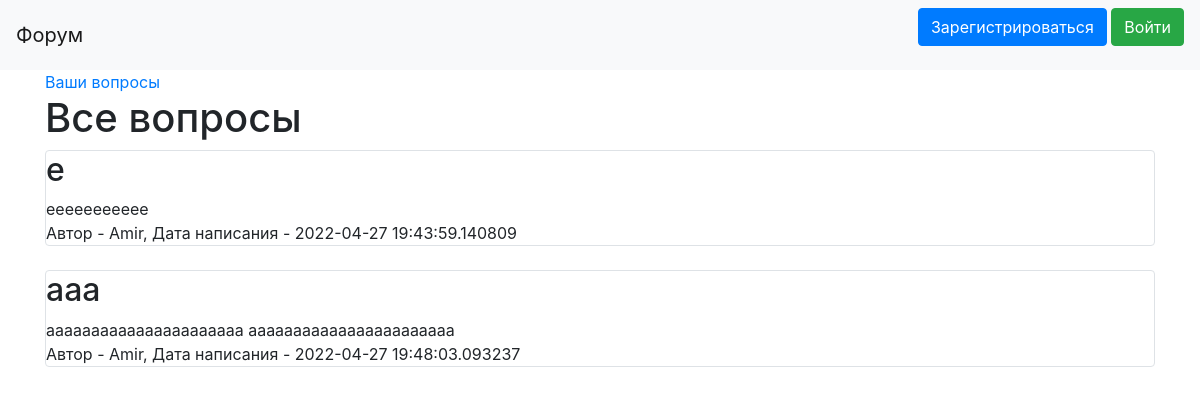
Page /all_questions on the earlier database version.
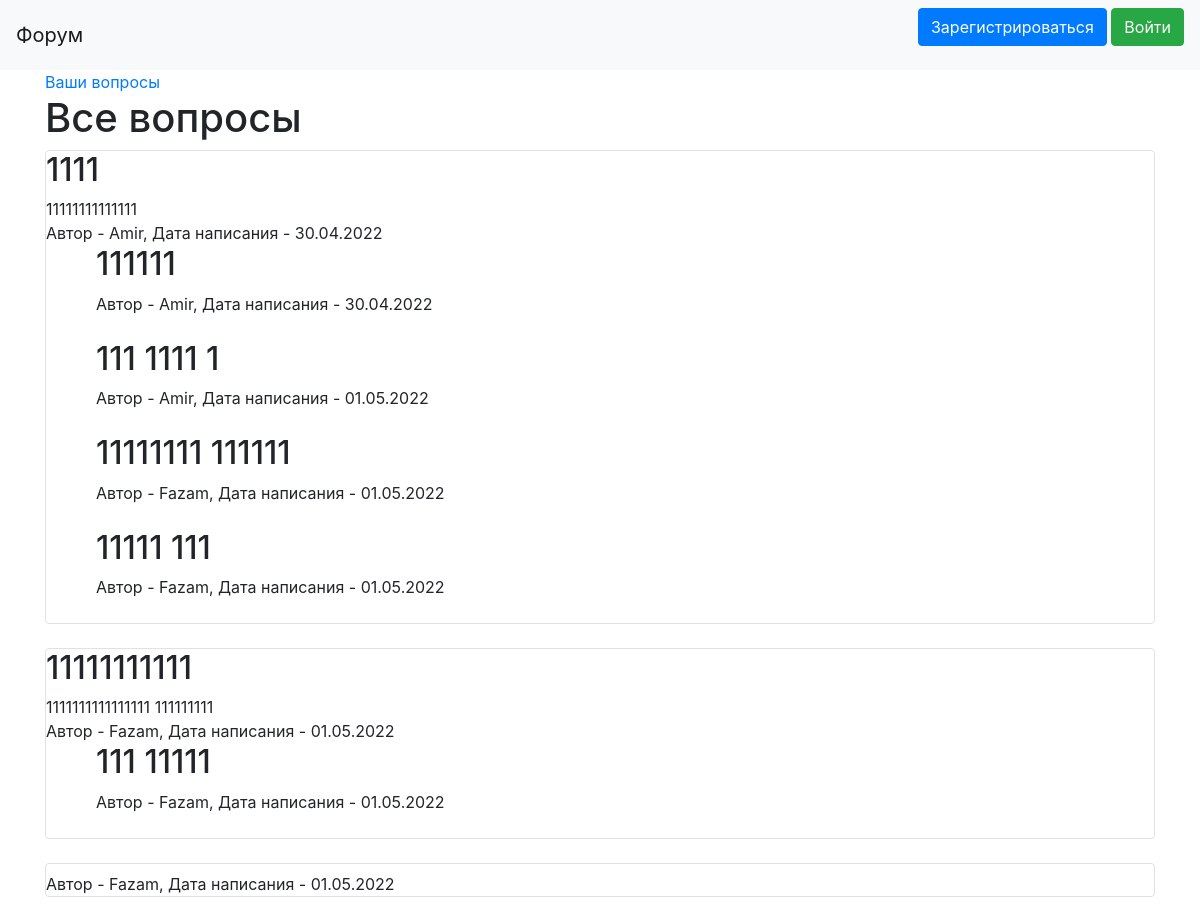
Same page on the later database version.
### data/question.py (models this page shows)
class Question(SqlAlchemyBase):
    __tablename__ = 'questions'
    id = sqlalchemy.Column(sqlalchemy.Integer,
                           primary_key=True, autoincrement=True)
    title = sqlalchemy.Column(sqlalchemy.String, nullable=True)
    content = sqlalchemy.Column(sqlalchemy.String, nullable=True)
    created_date = sqlalchemy.Column(sqlalchemy.String,
                                     default=datetime.datetime.now().strftime('%d.%m.%Y'))
    user_id = sqlalchemy.Column(sqlalchemy.Integer,
                                sqlalchemy.ForeignKey("users.id"))
    user = orm.relation('User')

### data/user.py (models this page shows, shortened)
class User(SqlAlchemyBase, UserMixin):
    __tablename__ = 'users'
    id = sqlalchemy.Column(sqlalchemy.Integer,
                           primary_key=True, autoincrement=True)
    name = sqlalchemy.Column(sqlalchemy.String, nullable=True)
    about = sqlalchemy.Column(sqlalchemy.String, nullable=True)
    email = sqlalchemy.Column(sqlalchemy.String,
                              index=True, unique=True, nullable=True)
    hashed_password = sqlalchemy.Column(sqlalchemy.String, nullable=True)
    created_date = sqlalchemy.Column(sqlalchemy.String,
                                     default=datetime.datetime.now().strftime('%d.%m.%Y'))
    questions = orm.relation("Question", back_populates='user')
    answers = orm.relation("Answer", back_populates='user')

### data/answer.py (models this page shows)
class Answer(SqlAlchemyBase):
    __tablename__ = 'answers'
    id = sqlalchemy.Column(sqlalchemy.Integer,
                           primary_key=True, autoincrement=True)
    content = sqlalchemy.Column(sqlalchemy.String, nullable=True)
    created_date = sqlalchemy.Column(sqlalchemy.String,
                                     default=datetime.datetime.now().strftime('%d.%m.%Y'))
    question_id = sqlalchemy.Column(sqlalchemy.Integer, sqlalchemy.ForeignKey("questions.id"))
    user_id = sqlalchemy.Column(sqlalchemy.Integer,
                                sqlalchemy.ForeignKey("users.id"))
    user = orm.relation('User')

### main.py (the view)
@app.route('/all_questions')
def all_questions():
    db_sess = db_session.create_session()
    questions = db_sess.query(Question)
    answers = []
    for question in questions:
        answer = db_sess.query(Answer).filter(Answer.question_id == question.id)
        answers.append(answer)
    return render_template('all_questions.html', question=questions,
                           current_user=current_user, answers=answers,
                           title='Все вопросы')

### data/db_session.py (called while the page is built)
def create_session() -> Session:
    global __factory
    return __factory()

### templates/all_questions.html (shortened to what this page needs)
{% extends "base.html" %}
{% block content %}
<a href="/">Ваши вопросы</a>
<h1>Все вопросы</h1>
{% for item in question%}
<div class="col-md6 border rounded">
    <h2>{{item.title}}</h2>
    <div>
        {{item.content}}
    </div>
    <div>
        Автор - {{item.user.name}}, Дата написания - {{item.created_date}}
    </div>
    {% set loop_index = loop.index0 %}
    {% for answer in answers[loop_index] %}
    <div style="padding-left:50px">
        <h2>{{answer.content}}</h2>
        <div>
            Автор - {{answer.user.name}}, Дата написания - {{answer.created_date}}
        </div>
    </div><br>
    {% endfor %}
</div><br>
{% endfor %}
{% endblock %}

### templates/base.html (shortened to what this page needs)
<!doctype html>
<html lang="en">
<head>
    <link rel="stylesheet"
          href="https://stackpath.bootstrapcdn.com/bootstrap/4.4.1/css/bootstrap.min.css"
>
</head>
<body>
<header>
    <nav class="navbar navbar-light bg-light">
        <a class="navbar-brand" href="#">Форум</a>
        {% if current_user.is_authenticated %}
            <a class="navbar-brand" href="/logout">{{ current_user.name }}</a>
        {% else %}
            <p>
                <a class="btn btn-primary " href="/register">Зарегистрироваться</a>
                <a class="btn btn-success" href="/login">Войти</a>
            </p>
        {% endif %}
    </nav>
</header>
<main role="main" class="container">
    {% block content %}{% endblock %}
</main>
</body>
</html>

Differences in the rows shown:
removed Question: title "aaa", content "aaaaaaaaaaaaaaaaaaaaaa aaaaaaaaaaaaaaaaaaaaaaa", user.name "Amir", created_date "2022-04-27 19:48:03.093237"
changed Question "Amir": title "e" → "1111"; content "eeeeeeeeeee" → "11111111111111"; created_date "2022-04-27 19:43:59.140809" → "30.04.2022"
added Answer: content "111111", user.name "Amir", created_date "30.04.2022", shown under Question "Amir"
added Answer: content "111 1111 1", user.name "Amir", created_date "01.05.2022", shown under Question "Amir"
added Answer: content "11111111 111111", user.name "Fazam", created_date "01.05.2022", shown under Question "Amir"
added Answer: content "11111 111", user.name "Fazam", created_date "01.05.2022", shown under Question "Amir"
added Question: title "11111111111", content "1111111111111111 111111111", user.name "Fazam", created_date "01.05.2022"
added Answer: content "111 11111", user.name "Fazam", created_date "01.05.2022", shown under Question (number 2 of 3 on the later page)
added Question: user.name "Fazam", created_date "01.05.2022"
